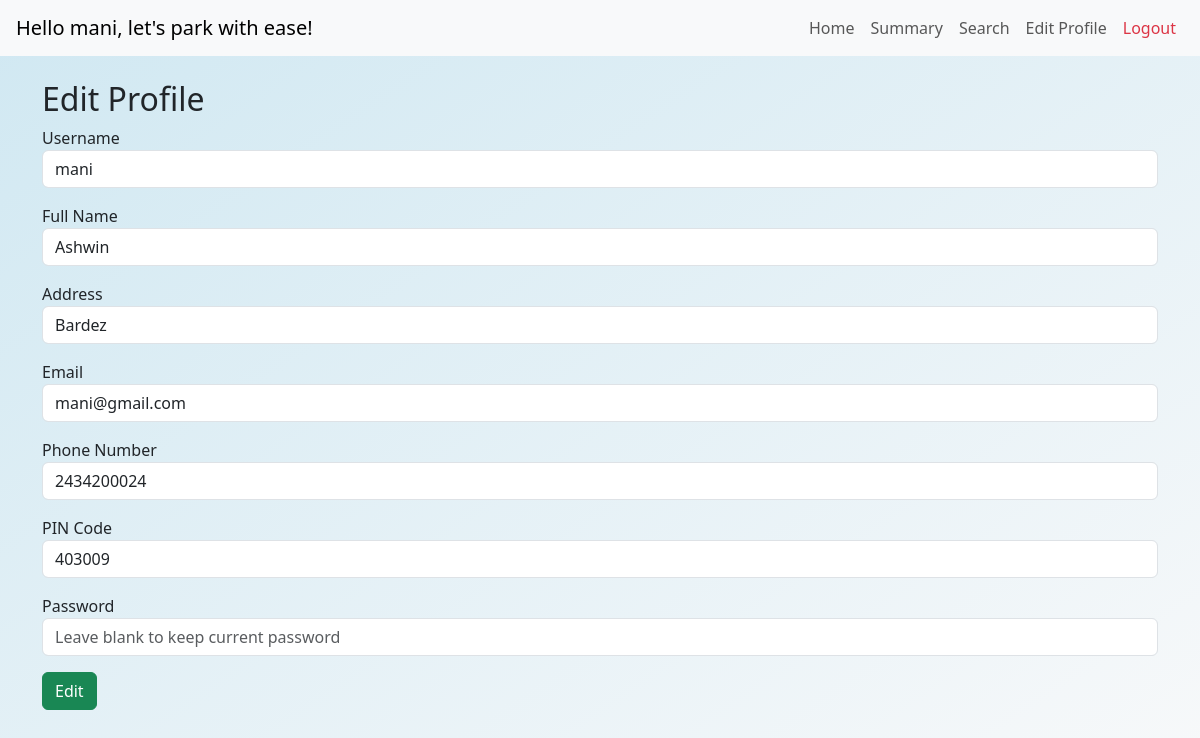
/user/profile (signed in), run on the app's committed database.
### app/models/models.py (models this page shows, shortened)
class User(UserMixin, db.Model):
    id = db.Column(db.Integer, primary_key=True)
    username = db.Column(db.String(80), unique=True, nullable=False)
    password = db.Column(db.String(120), nullable=False)
    role = db.Column(db.String(10), nullable=False)
    full_name = db.Column(db.String(120), nullable=False)
    address = db.Column(db.String(200), nullable=False)
    pin_code = db.Column(db.String(10), nullable=False)
    email = db.Column(db.String(120), unique=True, nullable=False)
    phone_number = db.Column(db.String(15), nullable=False)

### app/views/routes.py (the view, shortened to what this page needs)
    @main.route('/user/profile', methods=['GET', 'POST'])
    @login_required
    def user_profile():
        if current_user.role != 'user':
            return redirect(url_for('.login'))
        form = EditProfileForm(obj=current_user)
        return render_template('user_profile.html', form=form)

### app/forms/forms.py
class EditProfileForm(FlaskForm):
    username = StringField('Username', validators=[InputRequired()])
    password = PasswordField('Password', validators=[Optional()])
    full_name = StringField('Full Name', validators=[InputRequired()])
    address = StringField('Address', validators=[InputRequired()])
    pin_code = StringField('PIN Code', validators=[InputRequired(), Length(min=4, max=10)])
    email = StringField('Email', validators=[InputRequired(), Email()])
    phone_number = StringField('Phone Number', validators=[InputRequired(), Length(min=10, max=15)])
    submit = SubmitField('Edit')

### app/templates/user_profile.html (shortened to what this page needs)
{% extends 'base.html' %}
{% block content %}
<h2>Edit Profile</h2>
<form method="POST">
  <div class="mb-3">{{ form.username.label }} {{ form.username(class="form-control") }}</div>
  <div class="mb-3">{{ form.full_name.label }} {{ form.full_name(class="form-control") }}</div>
  <div class="mb-3">{{ form.address.label }} {{ form.address(class="form-control") }}</div>
  <div class="mb-3">{{ form.email.label }} {{ form.email(class="form-control") }}</div>
  <div class="mb-3">{{ form.phone_number.label }} {{ form.phone_number(class="form-control") }}</div>
  <div class="mb-3">{{ form.pin_code.label }} {{ form.pin_code(class="form-control") }}</div>
  <div class="mb-3">{{ form.password.label }} {{ form.password(class="form-control", placeholder="Leave blank to keep current password") }}</div>
  {{ form.submit(class="btn btn-success") }}
</form>
{% endblock %}

### app/templates/base.html (shortened to what this page needs)
<!doctype html>
<html lang="en">
<head>
    <link href="https://cdn.jsdelivr.net/npm/bootstrap@5.3.0/dist/css/bootstrap.min.css" rel="stylesheet">
    <link href="https://cdn.jsdelivr.net/npm/bootstrap-icons@1.10.5/font/bootstrap-icons.css" rel="stylesheet">
</head>
<body>
{% if current_user.is_authenticated %}
<nav class="navbar navbar-expand-lg navbar-light bg-light px-3">
  <a class="navbar-brand" href="#">
    {% if current_user.role == 'admin' %}
      Welcome Admin
    {% else %}
      Hello {{ current_user.username }}, let's park with ease!
    {% endif %}
  </a>
  <div class="collapse navbar-collapse" id="navbarNav">
    <ul class="navbar-nav ms-auto">
      {% if current_user.role == 'admin' %}
        <li class="nav-item"><a class="nav-link" href="{{ url_for('.admin_dashboard') }}">Home</a></li>
        <li class="nav-item"><a class="nav-link" href="{{ url_for('.admin_users') }}">Users</a></li>
        <li class="nav-item"><a class="nav-link" href="{{ url_for('.admin_search') }}">Search</a></li>
        <li class="nav-item"><a class="nav-link" href="{{ url_for('.admin_summary') }}">Summary</a></li>
        <li class="nav-item"><a class="nav-link" href="{{ url_for('.admin_profile') }}">View/Edit Profile</a></li>
      {% elif current_user.role == 'user' %}
        <li class="nav-item"><a class="nav-link" href="{{ url_for('.user_dashboard') }}">Home</a></li>
        <li class="nav-item"><a class="nav-link" href="{{ url_for('.user_summary') }}">Summary</a></li>
        <li class="nav-item"><a class="nav-link" href="{{ url_for('.user_search') }}">Search</a></li>
        <li class="nav-item"><a class="nav-link" href="{{ url_for('.user_profile') }}">Edit Profile</a></li>
      {% endif %}
      <li class="nav-item"><a class="nav-link text-danger" href="{{ url_for('.logout') }}">Logout</a></li>
    </ul>
  </div>
</nav>
{% endif %}
<div class="container mt-4">
  {% block content %}{% endblock %}
</div>
</body>
</html>

### app/templates/base.html (style rules this page uses)
body { background: linear-gradient(to bottom right, #d0e8f2, #f8f9fa); min-height: 100vh; }

### data on the page
User: username "mani", full_name "Ashwin", address "Bardez", email "mani@gmail.com", phone_number "2434200024", pin_code "403009"
